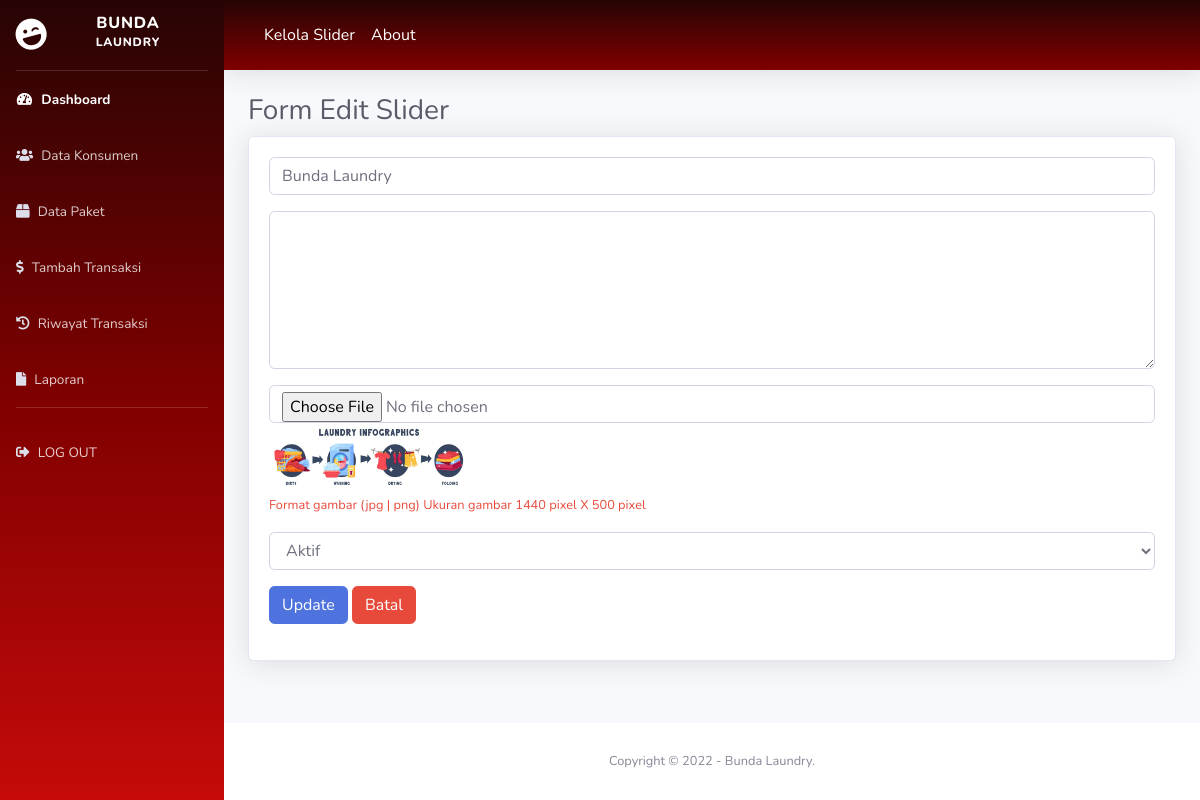
Page /slider/edit/1 on the committed database.
### tables this page shows
CREATE TABLE `slider` (
  `id_slider` int(11) NOT NULL,
  `judul_slider` varchar(50) NOT NULL,
  `deskripsi_slider` text NOT NULL,
  `status_slider` varchar(20) NOT NULL,
  `gambar_slider` varchar(100) NOT NULL
);

### application/controllers/slider.php (called while the page is built, shortened)
<?php
class Slider Extends CI_Controller {
    public function __construct()
    {
        $this->load->model('m_slider');
    }
    public function edit($id_slider)
    {
        $isi['content'] = 'backend/slider/e_slider';
        $isi['judul'] = 'Form Edit Slider';
        $isi['slider'] = $this->m_slider->edit_slider($id_slider);
        $this->load->view('backend/dashboard', $isi);
    }
}

### index.php (called while the page is built, shortened)
<?php
require_once BASEPATH.'core/CodeIgniter.php';

### application/models/m_slider.php (called while the page is built, shortened)
<?php
class M_slider Extends CI_Model {
     public function edit_slider($id_slider)
     {
        $this->db->where('id_slider', $id_slider);
        return $this->db->get('slider')->row_array();
     }
}

### application/views/backend/slider/e_slider.php (the view, shortened to what this page needs)
<!DOCTYPE html>
<html lang="en">
    <head>
    </head>
    <body>
        <div class="container-fluid">
            <h1 class="h3 mb-2 text-gray-800"><?= $judul;?></h1>
            <div class="card shadow mb-4">
                <div class="card-body">
                    <form method="post" action="<?= base_url()?>slider/update" enctype="multipart/form-data">
                        <div class="form-group">
                            <input type="text" name="judul_slider" value="<?= $slider['judul_slider']?>" class="form-control" placeholder="Input Judul Slider">
                        </div>
                        <div class="form-group">
                            <textarea name="deskripsi_slider" class="form-control" cols="30" rows="6" placeholder="Input Deskripsi Slider"> <?= $slider['deskripsi_slider'];?> </textarea>
                        </div>
                        <div class="form-group">
                            <input type="file" name="gambar_slider" class="form-control" placeholder="Input Harga Paket">
                            <img src="<?= base_url()?>assets/images/slider/<?= $slider['gambar_slider'];?>" alt="" width="200"><br>
                            <small class="text-danger">Format gambar (jpg | png) Ukuran gambar 1440 pixel X 500 pixel</small>
                        </div>
                        <div class="form-group">
                            <select name="status_slider" class="form-control">
                                <?php
                                    if ($slider['status_slider'] == "Aktif"){ ?>
                                        <option value="Aktif" selected>Aktif</option>
                                    <?php }else{?>
                                        <option value="Aktif">Aktif</option>
                                        <option value="Tidak Aktif" selected>Tidak Aktif</option>
                                    <?php }
                                ?>
                            </select>
                        </div>
                        <div class="form-group">
                           <button type="submit" class="btn btn-primary">Update</button>
                           <a href="<?= base_url()?>slider" class="btn btn-danger">Batal</a>
                        </div>
                    </form>
                </div>
            </div>
        </div>
    </body>
</html>

### rows in the picture
slider: judul_slider "Bunda Laundry", gambar_slider (picture), status_slider "Aktif"

### other values in the picture
$judul "Form Edit Slider"
